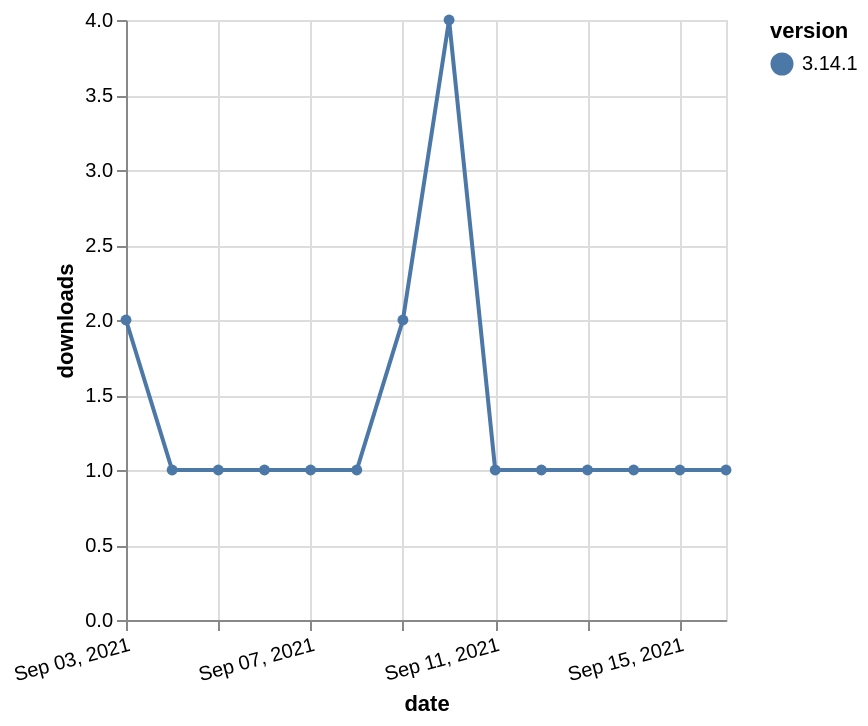

Write a Vega-Lite specification for this figure.
### Vega-Lite specification from a JSON file in a GitHub repository (floating-point values rounded to 4 significant figures)
{"$schema": "https://vega.github.io/schema/vega-lite/v5.json", "description": "A simple bar chart with embedded data.", "data": {"values": [{"date": "2021-09-03", "total": 504, "delta": 2, "version": "3.14.1"}, {"date": "2021-09-04", "total": 505, "delta": 1, "version": "3.14.1"}, {"date": "2021-09-05", "total": 506, "delta": 1, "version": "3.14.1"}, {"date": "2021-09-06", "total": 507, "delta": 1, "version": "3.14.1"}, {"date": "2021-09-07", "total": 508, "delta": 1, "version": "3.14.1"}, {"date": "2021-09-08", "total": 509, "delta": 1, "version": "3.14.1"}, {"date": "2021-09-09", "total": 511, "delta": 2, "version": "3.14.1"}, {"date": "2021-09-10", "total": 515, "delta": 4, "version": "3.14.1"}, {"date": "2021-09-11", "total": 516, "delta": 1, "version": "3.14.1"}, {"date": "2021-09-12", "total": 517, "delta": 1, "version": "3.14.1"}, {"date": "2021-09-13", "total": 518, "delta": 1, "version": "3.14.1"}, {"date": "2021-09-14", "total": 519, "delta": 1, "version": "3.14.1"}, {"date": "2021-09-15", "total": 520, "delta": 1, "version": "3.14.1"}, {"date": "2021-09-16", "total": 521, "delta": 1, "version": "3.14.1"}]}, "width": "container", "mark": {"type": "line", "point": {"filled": true}}, "encoding": {"x": {"field": "date", "type": "temporal", "timeUnit": "yearmonthdate", "title": "date", "axis": {"labelAngle": -15}}, "y": {"field": "delta", "type": "quantitative", "title": "downloads"}, "color": {"field": "version", "type": "nominal"}, "tooltip": {"field": "delta"}}}
